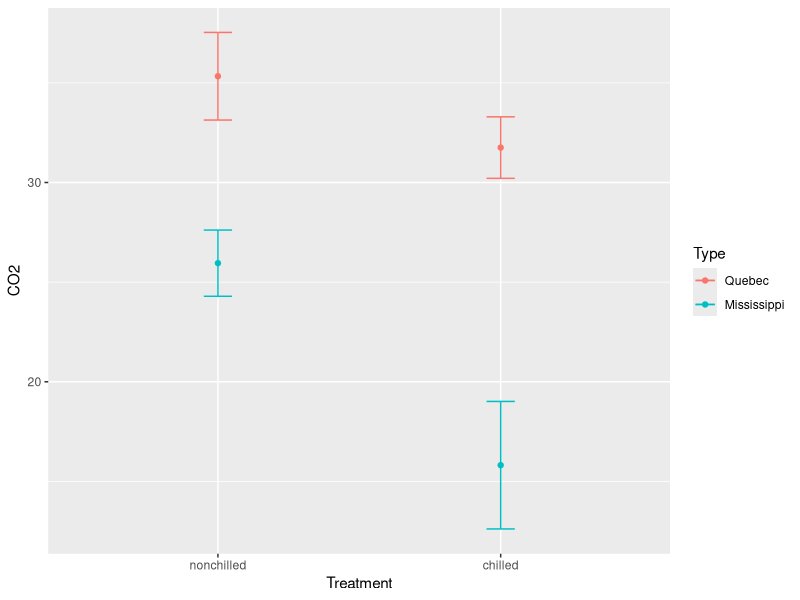

Recreate this plot in R.
## ---- chunk 1
knitr::opts_chunk$set(echo = FALSE, warning = FALSE, message = FALSE)
suppressMessages(suppressWarnings(library(tidyverse, quietly = TRUE)))
## ---- chunk 2
summary(aov(Sepal.Width ~ Species, data = iris))
## ---- chunk 3
AnovaSepalo <- aov(Sepal.Width ~ Species, data = iris)
TukeyHSD(AnovaSepalo)
## ---- chunk 4
pairwise.t.test(x = airquality$Ozone, g = airquality$Month, p.adj = "none")
## ---- chunk 5
pairwise.t.test(x = airquality$Ozone, g = airquality$Month, p.adj = "bonf")
## ---- chunk 6
pairwise.t.test(x = airquality$Ozone, g = airquality$Month, p.adj = "holm")
## ---- chunk 7
pairwise.t.test(x = airquality$Ozone, g = airquality$Month, p.adj = "hommel")
## ---- chunk 8
Co2Real <- CO2 %>% group_by(Plant, Type, Treatment) %>% summarise(PromedioCO2 = mean(uptake))
Co2Promedio <- Co2Real %>%  group_by(Type, Treatment) %>% summarise(CO2 = mean(PromedioCO2), SD =sd(PromedioCO2))
ggplot(Co2Promedio, aes(x = Treatment, y = CO2)) + geom_line(aes(color = Type)) + geom_point(aes(color = Type)) + geom_errorbar(aes(ymin = CO2 - SD, ymax = CO2 + SD, color = Type), width = 0.1)
## ---- chunk 9
library(knitr)
include_app(url = "http://admin.derek-corcoran-barrios.com/shiny/rstudio/sample-apps/Acuarios/", height = "800px")
